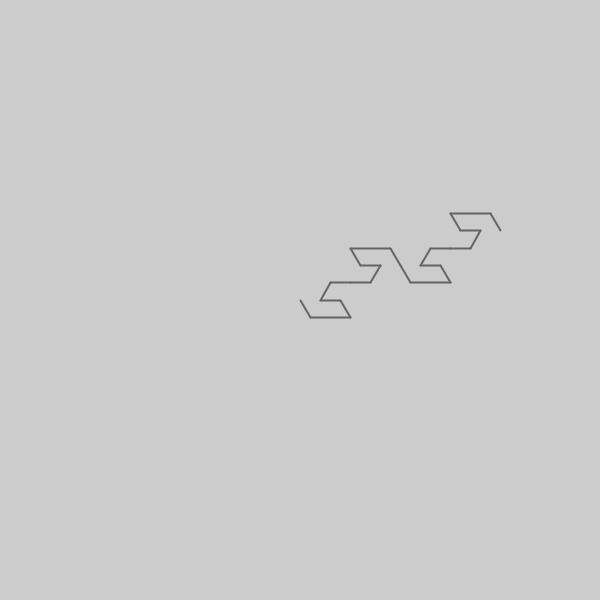
Frame 1 (no input)
Frame 60 (the mouse pressed at the canvas centre just before this capture): identical to frame 1, image omitted
Frame 120 (the mouse held since frame 60 and released just before this capture): identical to frame 1, image omitted

The Processing sketch that drew this single still picture (run headless with seeded random() and noise(); from frame 60 on, the mouse is pressed at the canvas centre):

// Processing sketch: GosperCurves
// ── GosperCurves.pde

/*
 *   Following the instructions at 
 *    http://courses.washington.edu/css342/fukuda/prog/prog3.html
 *   to draw gosper curves
 */
 
Turtle turtle;

float gosperSize = 20;


void setup()
{
  size( 600, 600 );
  turtle = new Turtle();

  drawGosper();
}


void draw()
{
}

void drawGosper()
{
  turtle.right(90);
  rightGosper();
  leftGosper();
  rightGosper();
  leftGosper();
}

void rightGosper( int level )
{
   // TODO : Implement recursive version
}

void leftGosper( int level )
{
  // TODO : Implement recursive version
}



void rightGosper()
{
  turtle.right( 60 );
  turtle.forward( gosperSize );
  turtle.left( 60 );
  turtle.forward( gosperSize*2 );
  turtle.left( 120 );
  turtle.forward( gosperSize );
  turtle.left( 60 );
  turtle.forward( gosperSize );
  turtle.right( 120 );
  turtle.forward( gosperSize );
  turtle.right( 60 );
  turtle.forward( gosperSize );
}

void leftGosper()
{
  turtle.forward( gosperSize );
  turtle.left( 60 );
  turtle.forward( gosperSize );
  turtle.left( 120 );
  turtle.forward( gosperSize );
  turtle.right( 60 );
  turtle.forward( gosperSize );
  turtle.right( 120 );
  turtle.forward( gosperSize*2 );
  turtle.right( 60 );
  turtle.forward( gosperSize );
  turtle.left( 60 );
}
// ── Turtle.pde

/*
 *  Simple implementation of a LOGO style turtle to draw with
 */


class Turtle
{

  public color colour;
  public float weight;

  private boolean penDown;

  private PVector   position;
  private PVector   lastPosition;
  private float   heading;

  Turtle(  )
  {
    colour = color( 100, 100, 100 );
    weight = 2;

    position     = new PVector( width/2, height/2 );
    lastPosition = new PVector( width/2, height/2 );
    heading      = radians(-90);
    penDown      = true;
  }

  void forward( float distance )
  {
    PVector moveVec = PVector.fromAngle( heading );
    moveVec.mult( distance );
    lastPosition = position.copy();
    position.add( moveVec );

    drawMove();
  }

  void left( float degrees )
  {
    heading -= radians(degrees);
    heading  = heading % TWO_PI;
  }

  void right( float degrees )
  {
    heading += radians(degrees);
    heading  = heading % TWO_PI;
  }

  void penDown()
  {
    penDown = true;
  }

  void penUp()
  {
    penDown = false;
  }

  void drawMove()
  {
    if ( penDown )
    {
      stroke( colour );
      strokeWeight( weight );
      line( lastPosition.x, lastPosition.y, position.x, position.y );
    } else
    {
      // draw nothing
    }
  }
}
